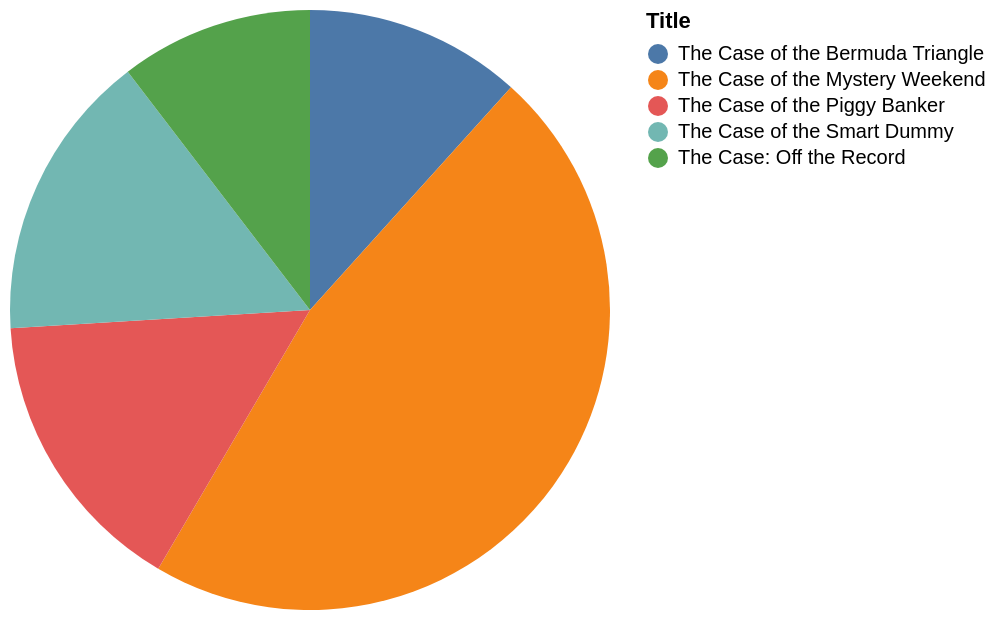

Write a Vega-Lite specification for this figure.
### Vega-Lite specification from a JSON file in a GitHub repository (floating-point values rounded to 4 significant figures)
{"data": {"values": [{"x_data": "The Case of the Bermuda Triangle", "y_data": 9}, {"x_data": "The Case of the Mystery Weekend", "y_data": 36}, {"x_data": "The Case of the Piggy Banker", "y_data": 12}, {"x_data": "The Case of the Smart Dummy", "y_data": 12}, {"x_data": "The Case: Off the Record", "y_data": 8}]}, "mark": "arc", "encoding": {"theta": {"field": "y_data", "type": "quantitative", "title": "SUM(Price)"}, "color": {"field": "x_data", "type": "nominal", "title": "Title"}}}
